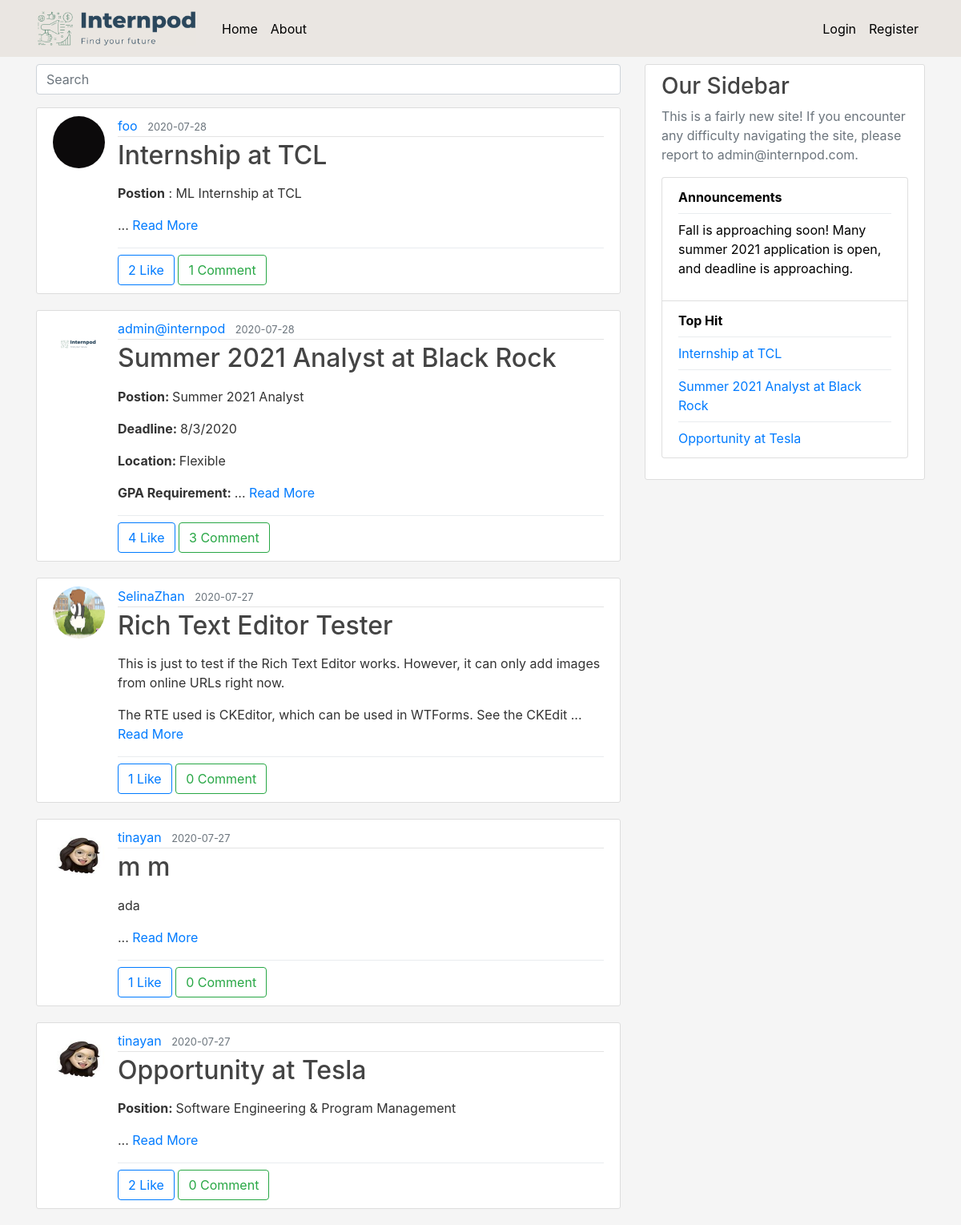
The page /home on the database its author committed.
### flaskblog/models.py (models this page shows, shortened)
class Post(db.Model):
    id = db.Column(db.Integer, primary_key=True)
    title = db.Column(db.String(100), nullable=False)
    date_posted = db.Column(db.DateTime, nullable=False, default=datetime.utcnow)
    content = db.Column(db.Text, nullable=False)
    user_id = db.Column(db.Integer, db.ForeignKey('user.id'), nullable=False)
    likes = db.relationship('Like', backref='post', lazy='dynamic')
    comments = db.relationship('Comment', backref='comments', lazy='dynamic')

class User(db.Model, UserMixin):
    id = db.Column(db.Integer, primary_key=True)
    username = db.Column(db.String(20), unique=True, nullable=False)
    email = db.Column(db.String(120), unique=True, nullable=False)
    image_file = db.Column(db.String(20), nullable=False, default='default.png')
    password = db.Column(db.String(60), nullable=False)
    posts = db.relationship('Post', backref='author', lazy=True)
    comments = db.relationship('Comment', backref='commenter', lazy=True)
    liked = db.relationship( 'Like', backref='Liker', lazy=True)

### flaskblog/routes.py (the view)
@app.route("/", methods = ['GET', 'POST'])
@app.route("/home", methods = ['GET', 'POST'])
def home():
    if request.method == 'POST':
        text = request.form['search']
        posts = db.session.query(Post).filter(Post.content.like("%{}%".format(text)) | Post.title.like("%{}%".format(text))).order_by(Post.id.desc())
    else:
        posts = db.session.query(Post).order_by(Post.id.desc())
    return render_template('home.html', posts=posts)

### flaskblog/templates/home.html (shortened to what this page needs)
{% extends "layout.html" %}
{% block content %}
  <div class="md-form active-cyan active-cyan-2 mb-3" role="search">
    <form action="#" method="POST">
      <input class="form-control" type="text" placeholder="Search" aria-label="Search" placeholder="Search..." name="search">
    </form>
  </div>
  {% for post in posts %}
      <article class="media content-section" style="background-color:#ffffff;">
      <img class="rounded-circle article-img" src="{{ url_for('static', filename='profile_pics/' + post.author.image_file) }}">
        <div class="media-body">
          <div class="article-metadata">
            <a class="mr-2" href="#">{{ post.author.username }}</a>
            <small class="text-muted">{{ post.date_posted.strftime('%Y-%m-%d') }}</small>
          </div>
          <h2><a class="article-title" href="{{ url_for('post', post_id=post.id) }}">{{ post.title }}</a></h2>
          <p class="article-content">{{ post.content[:200] | safe}} ... <a href="{{ url_for('post', post_id=post.id) }}">Read More</a></p>
          <div class="">
            <div class="dropdown-divider"></div>
            {% if current_user.is_authenticated == False %}
              <a class="btn btn-outline-primary" href="{{ url_for('login', post_id=post.id) }}">{{ post.likes.count() }} Like</a>
            {%endif%}
            <a class="btn btn-outline-success" href="{{ url_for('post', post_id=post.id) }}"> {{ post.comments.count() }} Comment</a>
          </div>
        </div>
      </article>
  {% endfor %}
{% endblock content %}

### flaskblog/templates/layout.html (shortened to what this page needs)
<!DOCTYPE html>
<html>
<head>
    <link rel="stylesheet" href="https://maxcdn.bootstrapcdn.com/bootstrap/4.0.0/css/bootstrap.min.css">
    <link rel="stylesheet" type="text/css" href="{{ url_for('static', filename='main.css') }}">
    <link href="https://cdn.jsdelivr.net/npm/summernote@0.8.18/dist/summernote.min.css" rel="stylesheet">
</head>
<body style="background-color:#f5f5f5;">
    <header class="site-header">
      <nav class="navbar navbar-expand-md navbar-dark bg-steel fixed-top" style="background-color: #eae6e2;">
        <div class="container">
          <a class="navbar-brand mr-4" href="/"><img src="../static/logo/navibarlogo.jpg" class="img-fluid" alt="Responsive image" width="200" height="200"></a>
          <div class="collapse navbar-collapse" id="navbarToggle">
            <div class="navbar-nav mr-auto">
              <a class="nav-item nav-link" style="color:#000000;" href="{{ url_for('home') }}">Home</a>
              <a class="nav-item nav-link" style="color:#000000;"href="{{ url_for('about') }}">About</a>
            </div>
            <div class="navbar-nav">
              {% if current_user.is_authenticated %}
                <a class="nav-item nav-link" style="color:#000000;" href="{{ url_for('new_post') }}"> New Post</a>
                <a class="nav-item nav-link" style="color:#000000;" href="{{ url_for('account') }}">{{current_user.username}}</a>
                <a class="nav-item nav-link" style="color:#000000;" href="{{ url_for('logout') }}">Logout</a>
              {% else %}
                <a class="nav-item nav-link" style="color:#000000;" href="{{ url_for('login') }}">Login</a>
                <a class="nav-item nav-link" style="color:#000000;" href="{{ url_for('register') }}">Register</a>
              {% endif %}
            </div>
          </div>
        </div>
      </nav>
    </header>
    <main role="main" class="container">
      <div class="row">
        <div class="col-md-8">
          {% block content %}{% endblock %}
        </div>
        <div class="col-md-4" >
          <div class="content-section">
            <h3>Our Sidebar</h3>
            <p class='text-muted'>This is a fairly new site! If you encounter any difficulty navigating the site, please report to admin@internpod.com.
              <ul class="list-group">
                <li class="list-group-item list-group-item-light" style="background-color:#ffffff;"><b style="color:#000000;">Announcements</b>                         <div class="dropdown-divider"></div>
                    <p style="color:black;"> Fall is approaching soon! Many summer 2021 application is open, and deadline is approaching.</p></li>
                <li class="list-group-item list-group-item-light" style="background-color:#ffffff;"><b style="color:#000000;">Top Hit</b>
                  {% for post in posts %}
                    {% if post.likes.count() > 1 %}
                        <div class="dropdown-divider"></div>
                        <div class="media-body">
                            <a class="mr-2" href="{{ url_for('post', post_id=post.id) }}">{{ post.title }}</a>
                        </div>
                    {% endif %}
                  {% endfor %}
                </li>
              </ul>
            </p>
          </div>
        </div>
      </div>
    </main>
</body>
</html>

### flaskblog/static/main.css (style rules this page uses)
body { background: #fafafa; color: #333333; margin-top: 5rem; }
h1, h2, h3, h4, h5, h6 { color: #444444; }
.bg-steel { background-color: #5f788a; }
.site-header .navbar-nav .nav-link { color: #cbd5db; }
.content-section { background: #ffffff; padding: 10px 20px; border: 1px solid #dddddd; border-radius: 3px; margin-bottom: 20px; }
.article-title { color: #444444; }
.article-content { white-space: pre-line; }
.article-img { height: 65px; width: 65px; margin-right: 16px; }
.article-metadata { padding-bottom: 1px; margin-bottom: 4px; border-bottom: 1px solid #e3e3e3 }

### rows shown on the page
Post: image_file (picture), author.username "foo", date_posted "2020-07-28", title "Internship at TCL", content "Postion : ML Internship at TCL", likes.count "2", comments.count "1"
Post: image_file (picture), author.username "admin@internpod", date_posted "2020-07-28", title "Summer 2021 Analyst at Black Rock", content "Postion: Summer 2021 Analyst Deadline: 8/3/2020 Location: Flexible GPA Requirement:", likes.count "4", comments.count "3"
Post: image_file (picture), author.username "SelinaZhan", date_posted "2020-07-27", title "Rich Text Editor Tester", content "This is just to test if the Rich Text Editor works. However, it can only add images from online URLs right now. The RTE used is CKEditor, which can be used in WTForms. See the CKEdit", likes.count "1", comments.count "0"
Post: image_file (picture), author.username "tinayan", date_posted "2020-07-27", title "m m", content "ada", likes.count "1", comments.count "0"
Post: image_file (picture), author.username "tinayan", date_posted "2020-07-27", title "Opportunity at Tesla", content "Position: Software Engineering & Program Management", likes.count "2", comments.count "0"
